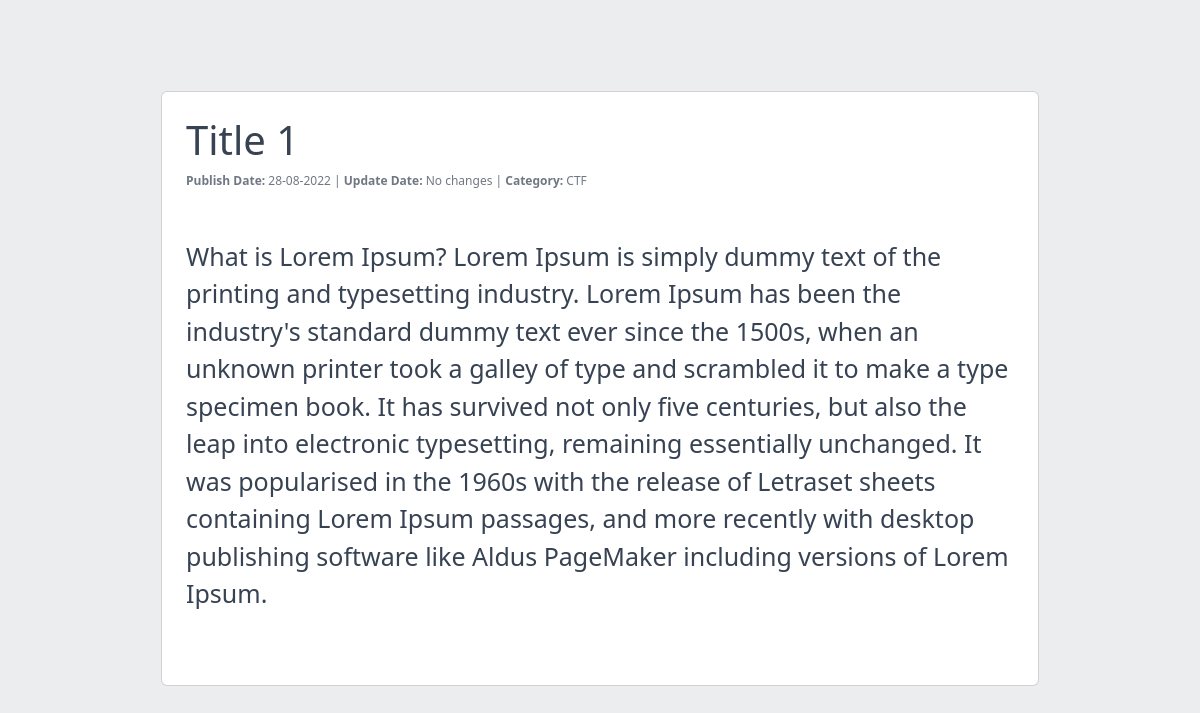
The page /preview/article/1 on the database its author committed.
### tables this page shows
CREATE TABLE `posts` (
  `id` int(11) NOT NULL,
  `title` varchar(200) NOT NULL,
  `content` text NOT NULL,
  `category` varchar(100) NOT NULL,
  `create_date` timestamp NOT NULL DEFAULT current_timestamp() ON UPDATE current_timestamp(),
  `update_date` timestamp NOT NULL DEFAULT '0000-00-00 00:00:00',
  `status` varchar(100) NOT NULL
);

### application/controllers/Preview.php (called while the page is built, shortened)
<?php
class Preview extends CI_Controller {
	function __construct(){
		$this->load->model('articleModel', 'article');
	}
	public function article(){
        $id = $this->uri->segment(3);
		$data['row_content'] = $this->article->getID_priview_content($id);
		$this->load->view('preview_article', $data);
	}
}

### index.php (called while the page is built, shortened)
<?php
require_once BASEPATH.'core/CodeIgniter.php';

### application/models/articleModel.php (called while the page is built, shortened)
<?php
class articleModel extends CI_Model{
    public function getID_priview_content($id){
        $this->db->select('*');
        $this->db->from('posts');
        $this->db->where('id', $id);
        $query=$this->db->get()->row();
        return $query;
    }
}
?>

### application/views/preview_article.php (the view, shortened to what this page needs)
<!DOCTYPE html>
<html lang="en">
  <head>
    <link rel="stylesheet" href="<?= base_url(); ?>assets/vendors/simplebar/css/simplebar.css">
    <link rel="stylesheet" href="<?= base_url(); ?>assets/css/vendors/simplebar.css">
    <link href="<?= base_url(); ?>assets/css/style.css" rel="stylesheet">
    <link rel="stylesheet" href="https://cdn.jsdelivr.net/npm/prismjs@1.23.0/themes/prism.css">
    <link href="<?= base_url(); ?>assets/css/examples.css" rel="stylesheet">
  </head>
  <body>
  <?php
        $create_date = date("d-m-Y", strtotime($row_content->create_date));
        if ($row_content->update_date != '0000-00-00 00:00:00'){
            $update_date = date("d-m-Y", strtotime($row_content->update_date));
        } else {
            $update_date = "No changes";
        }
    ?>
    <div class="bg-light min-vh-100 d-flex flex-row align-items-center">
      <div class="container">
        <div class="row justify-content-center">
          <div class="col-md-10">
            <div class="card mb-4 mx-4">
              <div class="card-body p-4">
                <h1><?= $row_content->title; ?></h1>
                <p class="text-medium-emphasis mb-5" style="font-size: 12px;">
                    <b>Publish Date:</b> <?= $create_date; ?> | <b>Update Date:</b> <?= $update_date; ?> | <b>Category:</b> <?= $row_content->category; ?>
                </p>
                <p class="mb-5" style="font-size: 25px;"><?= $row_content->content; ?></p>
              </div>
            </div>
          </div>
        </div>
      </div>
    </div>
  </body>
</html>

### rows shown on the page
posts: title "Title 1", create_date "28-08-2022", update_date "No changes", category "CTF", content "What is Lorem Ipsum? Lorem Ipsum is simply dummy text of the printing and typesetting industry. Lorem Ipsum has been the industry's standard dummy text ever since the 1500s, when an unknown printer took a galley of type and scrambled it to make a type specimen book. It has survived not only five centuries, but also the leap into electronic typesetting, remaining essentially unchanged. It was popularised in the 1960s with the release of Letraset sheets containing Lorem Ipsum passages, and more recently with desktop publishing software like Aldus PageMaker including versions of Lorem Ipsum."
